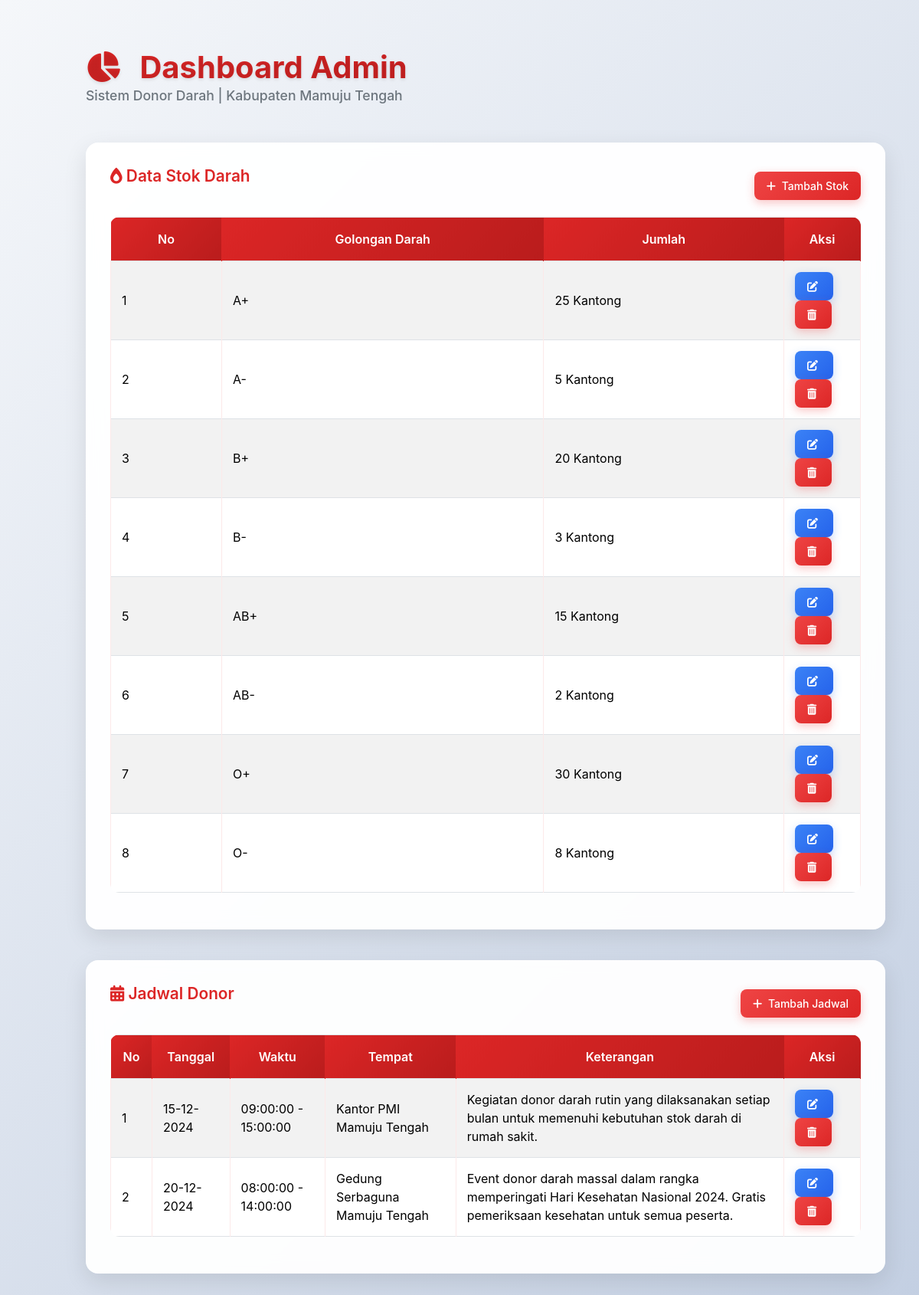
The app's page /admin/welcome.php (signed in) with its own data.
### tables this page shows
CREATE TABLE IF NOT EXISTS `blood_stock` (
  `id` int(11) NOT NULL AUTO_INCREMENT,
  `blood_type` enum('A','B','AB','O') NOT NULL,
  `rhesus` enum('+','-') NOT NULL DEFAULT '+',
  `quantity` int(11) NOT NULL DEFAULT 0,
  `reserved_quantity` int(11) NOT NULL DEFAULT 0,
  `min_stock` int(11) NOT NULL DEFAULT 10,
  `updated_at` timestamp NULL DEFAULT CURRENT_TIMESTAMP ON UPDATE CURRENT_TIMESTAMP,
  PRIMARY KEY (`id`),
  UNIQUE KEY `blood_type_rhesus` (`blood_type`,`rhesus`),
  INDEX `idx_blood_stock_quantity` (`quantity`)
);

CREATE TABLE IF NOT EXISTS `events` (
  `id` int(11) NOT NULL AUTO_INCREMENT,
  `title` varchar(200) NOT NULL,
  `description` text DEFAULT NULL,
  `event_date` date NOT NULL,
  `start_time` time NOT NULL,
  `end_time` time NOT NULL,
  `location` varchar(200) NOT NULL,
  `target_donors` int(11) DEFAULT NULL,
  `registered_donors` int(11) DEFAULT 0,
  `status` enum('planned','active','completed','cancelled') NOT NULL DEFAULT 'planned',
  `organizer` varchar(100) DEFAULT NULL,
  `contact_info` varchar(100) DEFAULT NULL,
  `created_by` int(11) DEFAULT NULL,
  `created_at` timestamp NULL DEFAULT CURRENT_TIMESTAMP,
  `updated_at` timestamp NULL DEFAULT CURRENT_TIMESTAMP ON UPDATE CURRENT_TIMESTAMP,
  PRIMARY KEY (`id`),
  KEY `created_by` (`created_by`),
  INDEX `idx_events_date` (`event_date`),
  INDEX `idx_events_status` (`status`),
  CONSTRAINT `events_ibfk_1` FOREIGN KEY (`created_by`) REFERENCES `users` (`id`) ON DELETE SET NULL
);

### admin/welcome.php (the view, shortened to what this page needs)
<?php
include 'auth_check.php';
$stok = mysqli_query($conn, "
  SELECT id, blood_type, rhesus, quantity, min_stock
  FROM blood_stock
  ORDER BY blood_type ASC, rhesus ASC
") or die("Query stok darah error: " . mysqli_error($conn));
$jadwal = mysqli_query($conn, "SELECT * FROM events ORDER BY event_date ASC") or die("Query jadwal error: " . mysqli_error($conn));
?>
<!DOCTYPE html>
<html lang="id">
<head>
  <link href="https://cdn.jsdelivr.net/npm/bootstrap@5.3.3/dist/css/bootstrap.min.css" rel="stylesheet">
  <link href="https://cdnjs.cloudflare.com/ajax/libs/font-awesome/6.5.0/css/all.min.css" rel="stylesheet">
</head>
<body>
<div class="main-container">
  <div class="container-fluid py-2">
    <div class="row">
      <div class="col-12">
        <div class="mb-5">
          <h1 class="page-title">
            <i class="fas fa-chart-pie me-3" style="color: #dc2626;"></i>
            Dashboard Admin
          </h1>
          <div class="institution">Sistem Donor Darah | Kabupaten Mamuju Tengah</div>
        </div>
  <div class="card-custom">
    <div class="d-flex justify-content-between align-items-center mb-3">
      <h5><i class="fas fa-burn"></i> Data Stok Darah</h5>
      <a href="stok-tambah.php?redirect=welcome.php" class="btn btn-sm btn-danger"><i class="fas fa-plus"></i> Tambah Stok</a>
    </div>
    <div class="table-responsive">
      <table class="table table-striped table-bordered align-middle">
        <thead>
          <tr>
            <th>No</th>
            <th>Golongan Darah</th>
            <th>Jumlah</th>
            <th style="width: 100px;">Aksi</th>
          </tr>
        </thead>
        <tbody>
          <?php $no = 1; while($row = mysqli_fetch_assoc($stok)): ?>
          <tr>
            <td><?= $no++ ?></td>
            <td><?= htmlspecialchars($row['blood_type'] . $row['rhesus']) ?></td>
            <td><?= htmlspecialchars($row['quantity']) ?> Kantong</td>
            <td>
              <a href="stok-edit.php?id=<?= $row['id'] ?>" class="btn btn-sm btn-primary"><i class="fas fa-edit"></i></a>
              <a href="stok-hapus.php?id=<?= $row['id'] ?>&redirect=welcome.php" class="btn btn-sm btn-danger" onclick="return confirm('Hapus stok ini?')"><i class="fas fa-trash-alt"></i></a>
            </td>
          </tr>
          <?php endwhile; ?>
        </tbody>
      </table>
    </div>
  </div>
  <div class="card-custom">
    <div class="d-flex justify-content-between align-items-center mb-3">
      <h5><i class="fas fa-calendar-alt"></i> Jadwal Donor</h5>
      <a href="jadwal-tambah.php" class="btn btn-sm btn-danger"><i class="fas fa-plus"></i> Tambah Jadwal</a>
    </div>
    <div class="table-responsive">
      <table class="table table-striped table-bordered align-middle">
        <thead>
          <tr>
            <th>No</th>
            <th>Tanggal</th>
            <th>Waktu</th>
            <th>Tempat</th>
            <th>Keterangan</th>
            <th style="width: 100px;">Aksi</th>
          </tr>
        </thead>
        <tbody>
          <?php $no = 1; while($j = mysqli_fetch_assoc($jadwal)): ?>
          <tr>
            <td><?= $no++ ?></td>
            <td><?= date('d-m-Y', strtotime($j['event_date'])) ?></td>
            <td><?= htmlspecialchars($j['start_time']) ?> - <?= htmlspecialchars($j['end_time']) ?></td>
            <td><?= htmlspecialchars($j['location']) ?></td>
            <td><?= htmlspecialchars($j['description']) ?></td>
            <td>
              <a href="jadwal-edit.php?id=<?= $j['id'] ?>" class="btn btn-sm btn-primary"><i class="fas fa-edit"></i></a>
              <a href="jadwal-hapus.php?id=<?= $j['id'] ?>" class="btn btn-sm btn-danger" onclick="return confirm('Hapus jadwal ini?')"><i class="fas fa-trash-alt"></i></a>
            </td>
          </tr>
          <?php endwhile; ?>
        </tbody>
      </table>
    </div>
  </div>
      </div>
    </div>
  </div>
</div>
</body>
</html>

### admin/welcome.php (style rules this page uses)
body { background: linear-gradient(135deg, #f5f7fa 0%, #c3cfe2 100%); font-family: 'Inter', -apple-system, BlinkMacSystemFont, 'Segoe UI', Roboto, sans-serif; min-height: 100vh; padding-top: 1.5rem; margin: 0; color: #2c3e50; }
.main-container { margin-left: 100px; margin-right: 2rem; margin-top: 2rem; }
.page-title { background: linear-gradient(135deg, #dc2626 0%, #b91c1c 100%); -webkit-background-clip: text; -webkit-text-fill-color: transparent; background-clip: text; font-weight: 700; font-size: 2.5rem; margin-bottom: 0; text-shadow: 0 2px 4px rgba(0,0,0,0.1); }
.institution { font-size: 1.1rem; color: #6c757d; margin-bottom: 2rem; font-weight: 500; }
.card-custom { border: none; box-shadow: 0 10px 30px rgba(0, 0, 0, 0.1); border-radius: 16px; backdrop-filter: blur(10px); background: rgba(255, 255, 255, 0.95); transition: all 0.3s cubic-bezier(0.4, 0, 0.2, 1); overflow: hidden; padding: 2rem; margin-bottom: 2.5rem; }
.card-custom h5 { font-weight: 600; color: #dc2626; margin-bottom: 1.5rem; font-size: 1.3rem; }
.table { border-radius: 12px; overflow: hidden; background: rgba(255, 255, 255, 0.95); backdrop-filter: blur(10px); }
.table th { background: linear-gradient(135deg, #dc2626 0%, #b91c1c 100%); color: white; vertical-align: middle; border: none; font-weight: 600; padding: 1rem; text-align: center; }
.table td { vertical-align: middle; padding: 0.875rem; border-color: rgba(220, 38, 38, 0.1); }
.table tbody tr { transition: all 0.3s ease; }
.btn-sm i { margin-right: 0.25rem; }
.btn-danger { background: linear-gradient(135deg, #ef4444 0%, #dc2626 100%); border: none; border-radius: 8px; padding: 0.5rem 1rem; font-weight: 500; transition: all 0.3s ease; box-shadow: 0 4px 12px rgba(239, 68, 68, 0.3); color: white; }
.btn-primary { background: linear-gradient(135deg, #3b82f6 0%, #2563eb 100%); border: none; border-radius: 8px; padding: 0.5rem 1rem; font-weight: 500; transition: all 0.3s ease; box-shadow: 0 4px 12px rgba(59, 130, 246, 0.3); color: white; }

### records on screen
blood_stock: blood_type+rhesus "A+", quantity "25"
blood_stock: blood_type+rhesus "A-", quantity "5"
blood_stock: blood_type+rhesus "B+", quantity "20"
blood_stock: blood_type+rhesus "B-", quantity "3"
blood_stock: blood_type+rhesus "AB+", quantity "15"
blood_stock: blood_type+rhesus "AB-", quantity "2"
blood_stock: blood_type+rhesus "O+", quantity "30"
blood_stock: blood_type+rhesus "O-", quantity "8"
events: event_date "15-12-2024", start_time "09:00:00", end_time "15:00:00", location "Kantor PMI Mamuju Tengah", description "Kegiatan donor darah rutin yang dilaksanakan setiap bulan untuk memenuhi kebutuhan stok darah di rumah sakit."
events: event_date "20-12-2024", start_time "08:00:00", end_time "14:00:00", location "Gedung Serbaguna Mamuju Tengah", description "Event donor darah massal dalam rangka memperingati Hari Kesehatan Nasional 2024. Gratis pemeriksaan kesehatan untuk semua peserta."
